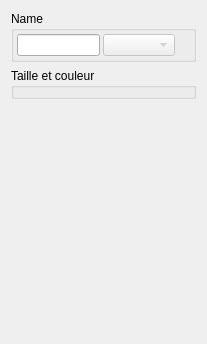
         <widget class="QWidget" name="general">
          <property name="geometry">
           <rect>
            <x>0</x>
            <y>0</y>
            <width>207</width>
            <height>344</height>
           </rect>
          </property>
          <attribute name="label">
           <string>General information</string>
          </attribute>
          <layout class="QVBoxLayout" name="verticalLayout_7">
           <item>
            <widget class="QGroupBox" name="groupBox">
             <property name="title">
              <string>Name</string>
             </property>
             <layout class="QHBoxLayout" name="horizontalLayout">
              <property name="spacing">
               <number>3</number>
              </property>
              <property name="leftMargin">
               <number>3</number>
              </property>
              <property name="topMargin">
               <number>3</number>
              </property>
              <property name="rightMargin">
               <number>3</number>
              </property>
              <property name="bottomMargin">
               <number>3</number>
              </property>
              <item>
               <widget class="QLineEdit" name="editName"/>
              </item>
              <item>
               <widget class="QComboBox" name="editBoat">
                <property name="enabled">
                 <bool>false</bool>
                </property>
                <property name="sizeAdjustPolicy">
                 <enum>QComboBox::AdjustToContents</enum>
                </property>
               </widget>
              </item>
              <item>
               <spacer name="horizontalSpacer_9">
                <property name="orientation">
                 <enum>Qt::Horizontal</enum>
                </property>
                <property name="sizeHint" stdset="0">
                 <size>
                  <width>40</width>
                  <height>20</height>
                 </size>
                </property>
               </spacer>
              </item>
             </layout>
            </widget>
           </item>
           <item>
            <widget class="QGroupBox" name="colorBox">
             <property name="title">
              <string>Taille et couleur</string>
             </property>
             <layout class="QVBoxLayout" name="verticalLayout_2">
              <property name="spacing">
               <number>3</number>
              </property>
              <property name="leftMargin">
               <number>3</number>
              </property>
              <property name="topMargin">
               <number>3</number>
              </property>
              <property name="rightMargin">
               <number>3</number>
              </property>
              <property name="bottomMargin">
               <number>3</number>
              </property>
             </layout>
            </widget>
           </item>
           <item>
            <spacer name="verticalSpacer_2">
             <property name="orientation">
              <enum>Qt::Vertical</enum>
             </property>
             <property name="sizeHint" stdset="0">
              <size>
               <width>20</width>
               <height>40</height>
              </size>
             </property>
            </spacer>
           </item>
          </layout>
         </widget>
